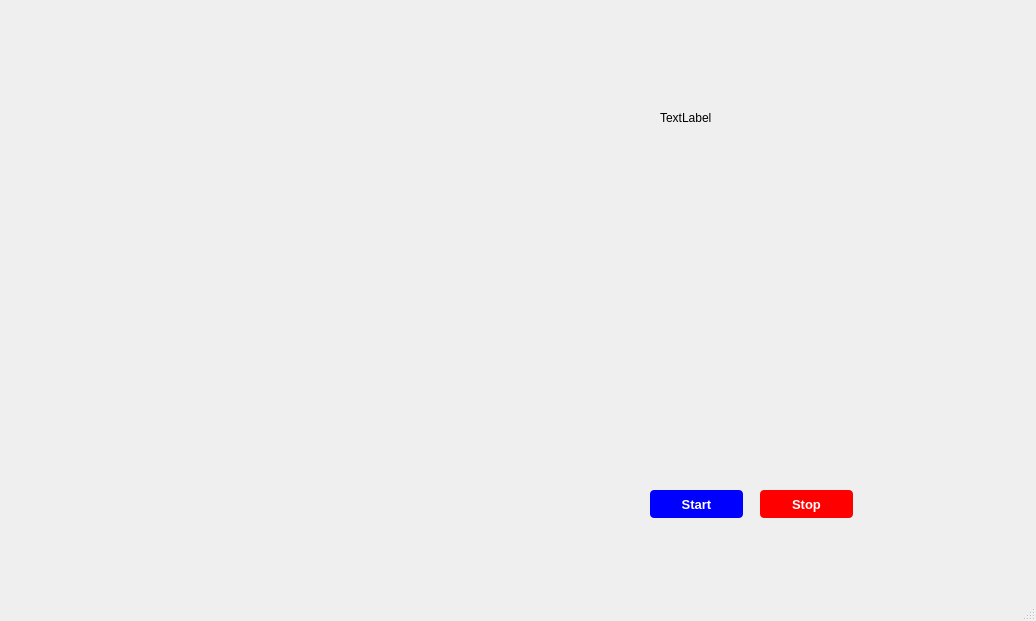
<?xml version="1.0" encoding="UTF-8"?>
<ui version="4.0">
 <class>Virtual_UI</class>
 <widget class="QMainWindow" name="Virtual_UI">
  <property name="geometry">
   <rect>
    <x>0</x>
    <y>0</y>
    <width>1036</width>
    <height>621</height>
   </rect>
  </property>
  <property name="windowTitle">
   <string>MainWindow</string>
  </property>
  <widget class="QWidget" name="centralwidget">
   <widget class="QLabel" name="label">
    <property name="geometry">
     <rect>
      <x>0</x>
      <y>0</y>
      <width>1041</width>
      <height>621</height>
     </rect>
    </property>
    <property name="font">
     <font>
      <family>MS Sans Serif</family>
      <pointsize>15</pointsize>
      <weight>75</weight>
      <bold>true</bold>
     </font>
    </property>
    <property name="text">
     <string/>
    </property>
    <property name="pixmap">
     <pixmap>../../Downloads/Black and Blue Simple Technology Business Plan Presentation.jpg</pixmap>
    </property>
    <property name="scaledContents">
     <bool>true</bool>
    </property>
   </widget>
   <widget class="QPushButton" name="pushButton">
    <property name="geometry">
     <rect>
      <x>650</x>
      <y>490</y>
      <width>93</width>
      <height>28</height>
     </rect>
    </property>
    <property name="font">
     <font>
      <pointsize>10</pointsize>
      <weight>75</weight>
      <bold>true</bold>
     </font>
    </property>
    <property name="styleSheet">
     <string notr="true">background-color: rgb(0, 0, 255);
color: rgb(255, 255, 255);
border-radius:4px;</string>
    </property>
    <property name="text">
     <string>Start</string>
    </property>
   </widget>
   <widget class="QPushButton" name="pushButton_2">
    <property name="geometry">
     <rect>
      <x>760</x>
      <y>490</y>
      <width>93</width>
      <height>28</height>
     </rect>
    </property>
    <property name="font">
     <font>
      <pointsize>10</pointsize>
      <weight>75</weight>
      <bold>true</bold>
     </font>
    </property>
    <property name="styleSheet">
     <string notr="true">color: rgb(255, 255, 255);
background-color: rgb(255, 0, 0);
border-radius:4px;</string>
    </property>
    <property name="text">
     <string>Stop</string>
    </property>
   </widget>
   <widget class="QLabel" name="label_2">
    <property name="geometry">
     <rect>
      <x>660</x>
      <y>110</y>
      <width>55</width>
      <height>16</height>
     </rect>
    </property>
    <property name="text">
     <string>TextLabel</string>
    </property>
   </widget>
   <widget class="QLabel" name="label_3">
    <property name="geometry">
     <rect>
      <x>510</x>
      <y>60</y>
      <width>471</width>
      <height>321</height>
     </rect>
    </property>
    <property name="text">
     <string/>
    </property>
    <property name="pixmap">
     <pixmap>../../Downloads/joinblink-blink-unscreen.gif</pixmap>
    </property>
   </widget>
   <widget class="QLabel" name="label_4">
    <property name="geometry">
     <rect>
      <x>510</x>
      <y>320</y>
      <width>481</width>
      <height>181</height>
     </rect>
    </property>
    <property name="text">
     <string/>
    </property>
    <property name="pixmap">
     <pixmap>../../Downloads/microphone-ui-animation-unscreen.gif</pixmap>
    </property>
   </widget>
   <widget class="QTextBrowser" name="textBrowser">
    <property name="geometry">
     <rect>
      <x>60</x>
      <y>20</y>
      <width>141</width>
      <height>51</height>
     </rect>
    </property>
    <property name="font">
     <font>
      <pointsize>16</pointsize>
      <weight>75</weight>
      <bold>true</bold>
     </font>
    </property>
    <property name="styleSheet">
     <string notr="true">background:transparent;
border-radius:none;</string>
    </property>
   </widget>
   <widget class="QTextBrowser" name="textBrowser_2">
    <property name="geometry">
     <rect>
      <x>210</x>
      <y>20</y>
      <width>141</width>
      <height>51</height>
     </rect>
    </property>
    <property name="font">
     <font>
      <pointsize>16</pointsize>
      <weight>75</weight>
      <bold>true</bold>
     </font>
    </property>
    <property name="styleSheet">
     <string notr="true">background: transparent;
border-radius:none;</string>
    </property>
   </widget>
   <widget class="QLabel" name="label_5">
    <property name="geometry">
     <rect>
      <x>730</x>
      <y>-120</y>
      <width>301</width>
      <height>351</height>
     </rect>
    </property>
    <property name="text">
     <string/>
    </property>
    <property name="pixmap">
     <pixmap>../../Downloads/pngtree-neon-frame-design-material-png-image_4413994-removebg-preview.png</pixmap>
    </property>
    <property name="scaledContents">
     <bool>true</bool>
    </property>
   </widget>
  </widget>
  <widget class="QStatusBar" name="statusbar"/>
 </widget>
 <resources/>
 <connections/>
</ui>
